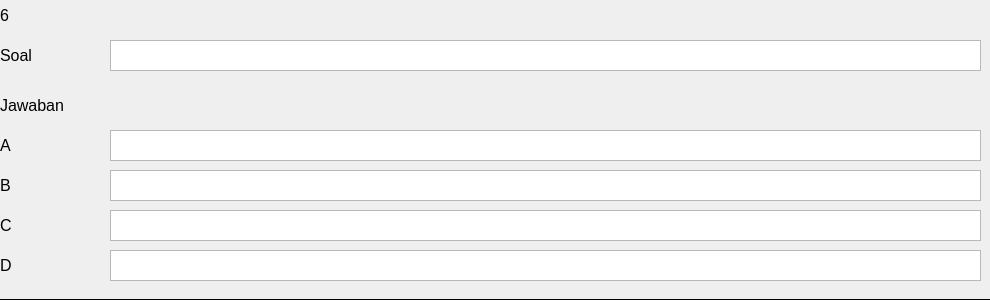
          <widget class="QWidget" name="widget_6" native="true">
           <property name="minimumSize">
            <size>
             <width>0</width>
             <height>300</height>
            </size>
           </property>
           <property name="styleSheet">
            <string notr="true">border-bottom: 1px solid black;</string>
           </property>
           <widget class="QTextEdit" name="textEdit_56">
            <property name="geometry">
             <rect>
              <x>110</x>
              <y>40</y>
              <width>871</width>
              <height>31</height>
             </rect>
            </property>
           </widget>
           <widget class="QLabel" name="label_79">
            <property name="geometry">
             <rect>
              <x>0</x>
              <y>40</y>
              <width>101</width>
              <height>31</height>
             </rect>
            </property>
            <property name="font">
             <font>
              <pointsize>12</pointsize>
             </font>
            </property>
            <property name="text">
             <string>Soal</string>
            </property>
           </widget>
           <widget class="QLabel" name="label_80">
            <property name="geometry">
             <rect>
              <x>0</x>
              <y>0</y>
              <width>51</width>
              <height>31</height>
             </rect>
            </property>
            <property name="font">
             <font>
              <pointsize>12</pointsize>
             </font>
            </property>
            <property name="text">
             <string>6</string>
            </property>
           </widget>
           <widget class="QLabel" name="label_81">
            <property name="geometry">
             <rect>
              <x>0</x>
              <y>90</y>
              <width>101</width>
              <height>31</height>
             </rect>
            </property>
            <property name="font">
             <font>
              <pointsize>12</pointsize>
             </font>
            </property>
            <property name="text">
             <string>Jawaban</string>
            </property>
           </widget>
           <widget class="QLabel" name="label_82">
            <property name="geometry">
             <rect>
              <x>0</x>
              <y>130</y>
              <width>101</width>
              <height>31</height>
             </rect>
            </property>
            <property name="font">
             <font>
              <pointsize>12</pointsize>
             </font>
            </property>
            <property name="text">
             <string>A</string>
            </property>
           </widget>
           <widget class="QLabel" name="label_83">
            <property name="geometry">
             <rect>
              <x>0</x>
              <y>170</y>
              <width>101</width>
              <height>31</height>
             </rect>
            </property>
            <property name="font">
             <font>
              <pointsize>12</pointsize>
             </font>
            </property>
            <property name="text">
             <string>B</string>
            </property>
           </widget>
           <widget class="QLabel" name="label_84">
            <property name="geometry">
             <rect>
              <x>0</x>
              <y>210</y>
              <width>101</width>
              <height>31</height>
             </rect>
            </property>
            <property name="font">
             <font>
              <pointsize>12</pointsize>
             </font>
            </property>
            <property name="text">
             <string>C</string>
            </property>
           </widget>
           <widget class="QLabel" name="label_85">
            <property name="geometry">
             <rect>
              <x>0</x>
              <y>250</y>
              <width>101</width>
              <height>31</height>
             </rect>
            </property>
            <property name="font">
             <font>
              <pointsize>12</pointsize>
             </font>
            </property>
            <property name="text">
             <string>D</string>
            </property>
           </widget>
           <widget class="QTextEdit" name="textEdit_57">
            <property name="geometry">
             <rect>
              <x>110</x>
              <y>130</y>
              <width>871</width>
              <height>31</height>
             </rect>
            </property>
           </widget>
           <widget class="QTextEdit" name="textEdit_58">
            <property name="geometry">
             <rect>
              <x>110</x>
              <y>170</y>
              <width>871</width>
              <height>31</height>
             </rect>
            </property>
           </widget>
           <widget class="QTextEdit" name="textEdit_59">
            <property name="geometry">
             <rect>
              <x>110</x>
              <y>210</y>
              <width>871</width>
              <height>31</height>
             </rect>
            </property>
           </widget>
           <widget class="QTextEdit" name="textEdit_60">
            <property name="geometry">
             <rect>
              <x>110</x>
              <y>250</y>
              <width>871</width>
              <height>31</height>
             </rect>
            </property>
           </widget>
          </widget>
